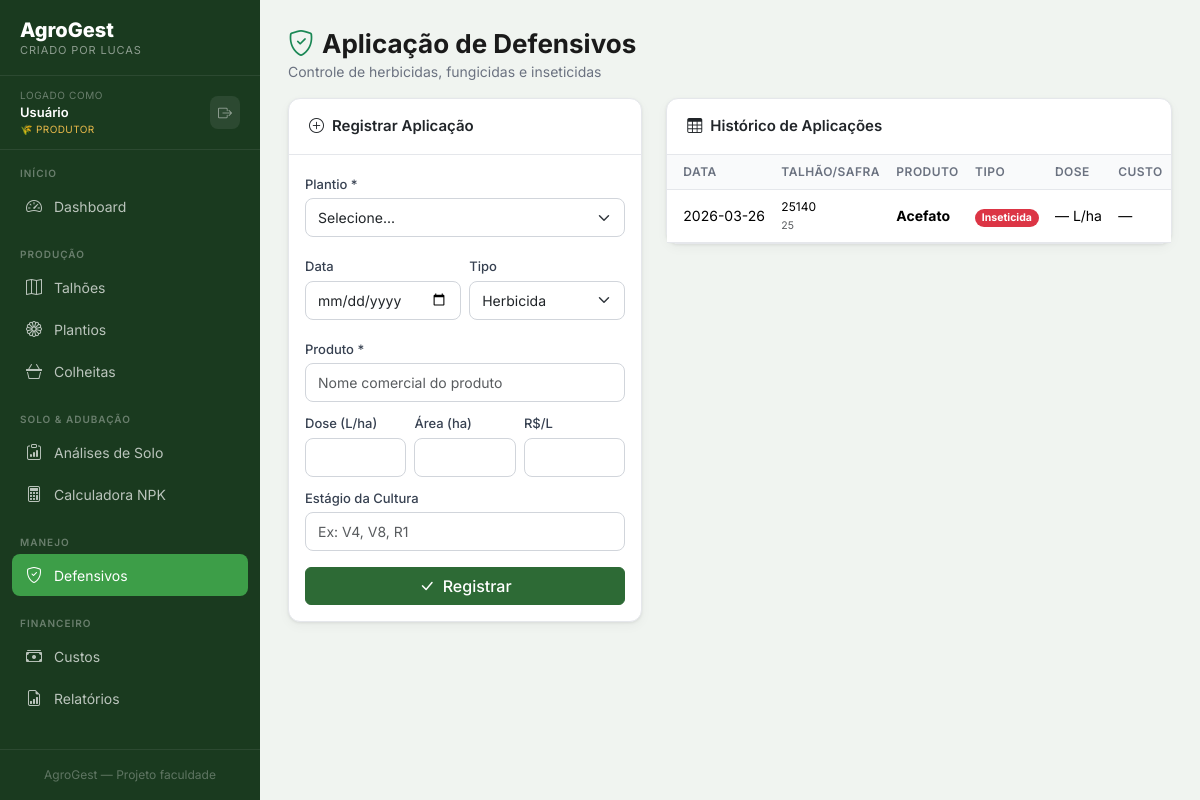
The page /defensivos/ on the database as committed earlier.
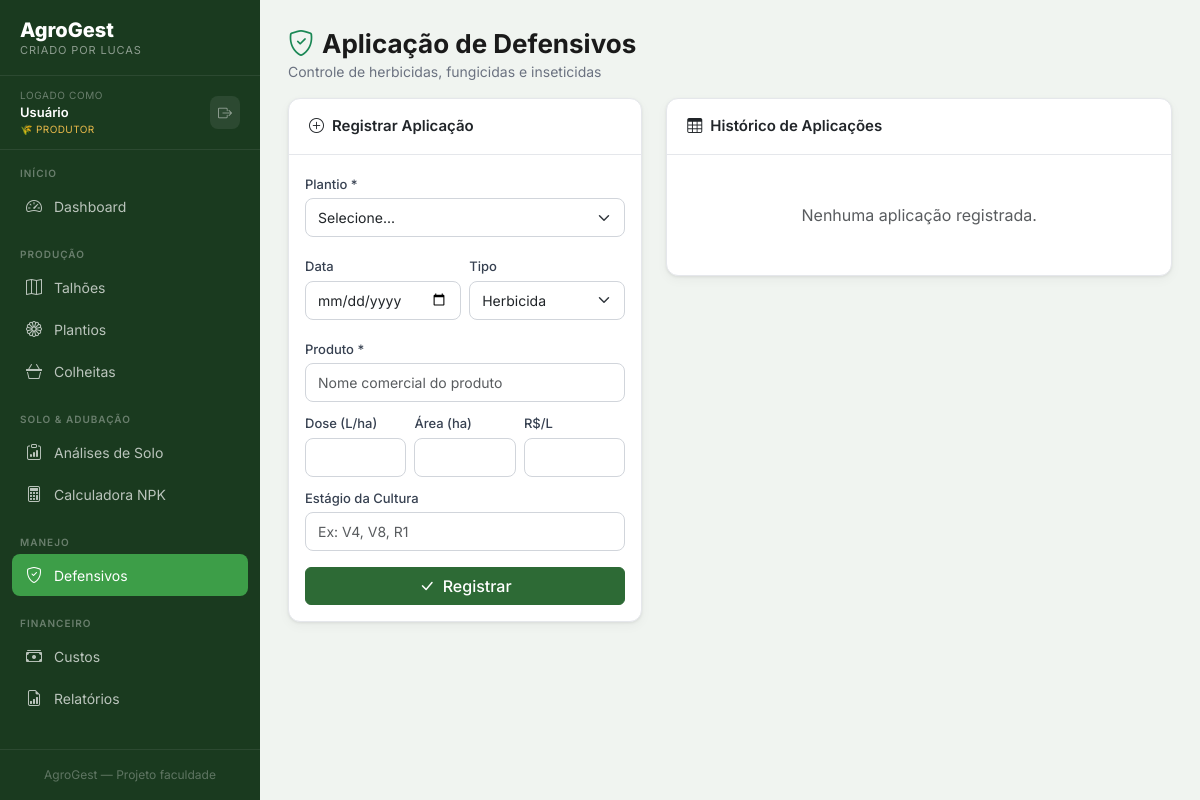
The same page on the database as committed later.
### tables this page shows
CREATE TABLE aplicacoes_defensivos (
    id INTEGER PRIMARY KEY AUTOINCREMENT,
    plantio_id INTEGER NOT NULL,
    data_aplicacao DATE,
    produto TEXT NOT NULL,
    tipo TEXT, dose_lha REAL, area_ha REAL,
    custo_litro REAL, estagio_cultura TEXT, observacoes TEXT,
    criado_em TIMESTAMP DEFAULT CURRENT_TIMESTAMP,
    FOREIGN KEY (plantio_id) REFERENCES plantios(id)
);

CREATE TABLE talhoes (
    id INTEGER PRIMARY KEY AUTOINCREMENT,
    usuario_id INTEGER NOT NULL,            -- ← isolamento por usuário
    nome TEXT NOT NULL,
    area_ha REAL NOT NULL,
    localizacao TEXT,
    tipo_solo TEXT,
    observacoes TEXT,
    criado_em TIMESTAMP DEFAULT CURRENT_TIMESTAMP,
    FOREIGN KEY (usuario_id) REFERENCES usuarios(id)
);

CREATE TABLE plantios (
    id INTEGER PRIMARY KEY AUTOINCREMENT,
    talhao_id INTEGER NOT NULL,
    safra TEXT NOT NULL,
    data_plantio DATE,
    hibrido TEXT,
    populacao INTEGER,
    area_plantada REAL,
    status TEXT DEFAULT 'planejado',
    observacoes TEXT,
    criado_em TIMESTAMP DEFAULT CURRENT_TIMESTAMP,
    FOREIGN KEY (talhao_id) REFERENCES talhoes(id)
);

### modules/defensivos.py (the view)
@defensivos_bp.route('/')
def index():
    db = get_db()
    apls = db.execute("""
        SELECT d.*, p.safra, t.nome as talhao_nome
        FROM aplicacoes_defensivos d
        JOIN plantios p ON p.id = d.plantio_id
        JOIN talhoes t ON t.id = p.talhao_id
        ORDER BY d.data_aplicacao DESC
    """).fetchall()
    plantios = db.execute("SELECT p.id, p.safra, t.nome as talhao_nome FROM plantios p JOIN talhoes t ON t.id=p.talhao_id ORDER BY p.safra DESC").fetchall()
    return render_template('defensivos/index.html', aplicacoes=apls, plantios=plantios)

### database.py (called while the page is built)
def get_db(app=None):
    from flask import current_app
    if app:
        db = sqlite3.connect(app.config['DATABASE'], detect_types=sqlite3.PARSE_DECLTYPES)
        db.row_factory = sqlite3.Row
        return db
    if 'db' not in g:
        g.db = sqlite3.connect(
            current_app.config['DATABASE'],
            detect_types=sqlite3.PARSE_DECLTYPES
        )
        g.db.row_factory = sqlite3.Row
    return g.db

### templates/defensivos/index.html (shortened to what the changed rows need)
{% extends "base.html" %}
{% block content %}
<div class="page-header">
    <h1 class="page-title"><i class="bi bi-shield-check me-2 text-success"></i>Aplicação de Defensivos</h1>
</div>
<div class="row g-4">
    <div class="col-lg-7">
        <div class="card">
            <div class="card-body p-0">
                {% if aplicacoes %}
                <div class="table-responsive">
                    <table class="table table-hover mb-0">
                        <thead>
                            <tr>
                                <th class="ps-3">Data</th>
                                <th>Talhão/Safra</th>
                                <th>Produto</th>
                                <th>Tipo</th>
                                <th>Dose</th>
                                <th>Custo</th>
                            </tr>
                        </thead>
                        <tbody>
                            {% for a in aplicacoes %}
                            <tr>
                                <td class="ps-3">{{ a.data_aplicacao or '—' }}</td>
                                <td style="font-size:12px;">{{ a.talhao_nome }}<br><small class="text-muted">{{ a.safra }}</small></td>
                                <td class="fw-bold">{{ a.produto }}</td>
                                <td>
                                    <span class="badge rounded-pill
                                        {% if a.tipo == 'herbicida' %}bg-warning text-dark
                                        {% elif a.tipo == 'fungicida' %}bg-info
                                        {% elif a.tipo == 'inseticida' %}bg-danger
                                        {% else %}bg-secondary{% endif %}">
                                        {{ a.tipo|title }}
                                    </span>
                                </td>
                                <td>{{ a.dose_lha or '—' }} L/ha</td>
                                <td>{% if a.custo_litro and a.dose_lha and a.area_ha %}
                                    R$ {{ "%.0f"|format(a.custo_litro * a.dose_lha * a.area_ha) }}
                                    {% else %}—{% endif %}</td>
                            </tr>
                            {% endfor %}
                        </tbody>
                    </table>
                </div>
                {% else %}
                <div class="text-center py-5 text-muted">Nenhuma aplicação registrada.</div>
                {% endif %}
            </div>
        </div>
    </div>
</div>
{% endblock %}

Rows that differ between the two databases and show on the page:
removed aplicacoes_defensivos: data_aplicacao "2026-03-26", talhao_nome "25140", safra "25", produto "Acefato", tipo "Inseticida", dose_lha "—"
Other text that changed with them:
text no longer shown: "DATA TALHÃO/SAFRA PRODUTO TIPO DOSE CUSTO"
text now shown: "Nenhuma aplicação registrada."
